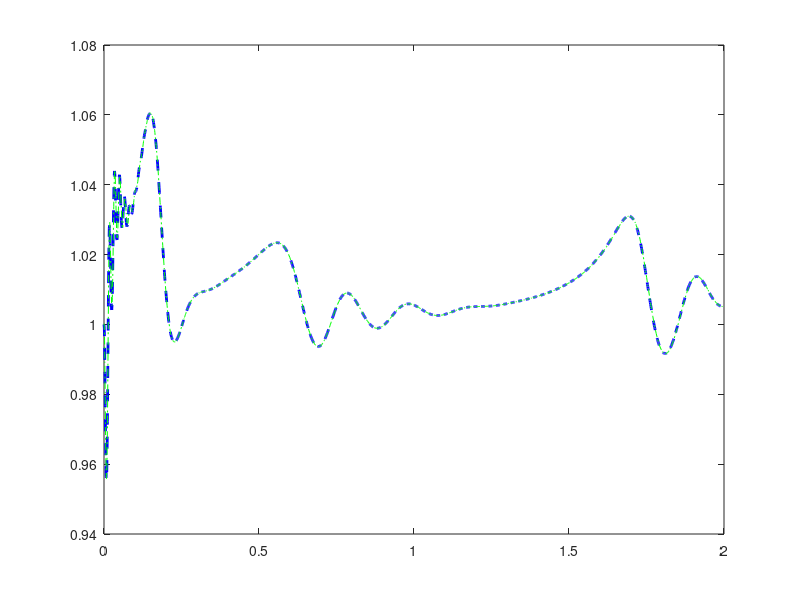

Write MATLAB code to recreate this figure.
function RunModifiedEulerGen
%stable for hmin = 1e-3
%Given machine parameters
Rs = 0.01524;
Ll = 0.01524;
Lmd = 2.81;
Lmq = 1.64;
Rfd = 0.004319;
Llfd = 0.531;
Rkd = 0.2343;
Llkd = 2.655;
Rkq1 = 0.03365;
Llkq1 = 0.2408;
H = 0.3222;
Rkq2 = 0.03365;


%Network reference frame stator terminal voltages
V_d = 1;
V_q = 0;
Pm = 0.8;%Input mechanical power
V_fd = 0.001;%Input field excitation
omega_b = 377;
omega_s = 1;

%needs h = 1e-4 
tspan = [0,2]; x0 = [zeros(7,1);1];
[t1,x1] = ode45(@RunDynamics,tspan,x0);

%Explicit method starts
t0 = tspan(1);tend = tspan(2);
x=[x0];t = t0; h=1e-3;
while t<=tend
    xnew = x(:,end) + h*RunDynamics(t,x(:,end));
    Fin = x(:,end) + (h/2)*(RunDynamics(t,x(:,end)) + RunDynamics(t,xnew));
    x = [x Fin];
    t = t+h
end
    
function dx = RunDynamics(t,x)
i_d=x(1); i_q = x(2); i_fd = x(3);
i_kd=x(4); i_kq1 = x(5); i_kq2 = x(6);
delta = x(7); omega = x(8);

dx = [ (omega_b*(Llfd*Llkd*V_q*cos(delta) - Llkd*Lmd*V_fd + Llfd*Lmd*V_q*cos(delta) + Llkd*Lmd*V_q*cos(delta) + Llfd*Llkd*V_d*sin(delta) + Llfd*Lmd*V_d*sin(delta) + Llkd*Lmd*V_d*sin(delta) + Llkd*Lmd*Rfd*i_fd + Llfd*Lmd*Rkd*i_kd - Llfd*Llkd*Rs*i_d - Llfd*Lmd*Rs*i_d - Llkd*Lmd*Rs*i_d + Ll*Llfd*Llkd*i_q*omega + Ll*Llfd*Lmd*i_q*omega + Ll*Llkd*Lmd*i_q*omega + Llfd*Llkd*Lmq*i_kq1*omega + Llfd*Llkd*Lmq*i_kq2*omega + Llfd*Llkd*Lmq*i_q*omega + Llfd*Lmd*Lmq*i_kq1*omega + Llfd*Lmd*Lmq*i_kq2*omega + Llkd*Lmd*Lmq*i_kq1*omega + Llkd*Lmd*Lmq*i_kq2*omega + Llfd*Lmd*Lmq*i_q*omega + Llkd*Lmd*Lmq*i_q*omega))/(Ll*Llfd*Llkd + Ll*Llfd*Lmd + Ll*Llkd*Lmd + Llfd*Llkd*Lmd);
                                                                                                                                                                                                                                                                                 -(omega_b*(Llkq1*Rs*i_q - Lmq*Rkq2*i_kq2 - Lmq*Rkq1*i_kq1 + 2*Lmq*Rs*i_q + Llkq1*V_d*cos(delta) + 2*Lmq*V_d*cos(delta) - Llkq1*V_q*sin(delta) - 2*Lmq*V_q*sin(delta) + Ll*Llkq1*i_d*omega + 2*Ll*Lmq*i_d*omega + Llkq1*Lmd*i_d*omega + Llkq1*Lmd*i_fd*omega + Llkq1*Lmd*i_kd*omega + 2*Lmd*Lmq*i_d*omega + 2*Lmd*Lmq*i_fd*omega + 2*Lmd*Lmq*i_kd*omega))/(Ll*Llkq1 + 2*Ll*Lmq + Llkq1*Lmq);
                                                                                                                                                                                                                                                                                                 -(omega_b*(Llkd*Lmd*V_q*cos(delta) - Ll*Lmd*V_fd - Llkd*Lmd*V_fd - Ll*Llkd*V_fd + Llkd*Lmd*V_d*sin(delta) + Ll*Llkd*Rfd*i_fd + Ll*Lmd*Rfd*i_fd + Llkd*Lmd*Rfd*i_fd - Ll*Lmd*Rkd*i_kd - Llkd*Lmd*Rs*i_d + Ll*Llkd*Lmd*i_q*omega + Llkd*Lmd*Lmq*i_kq1*omega + Llkd*Lmd*Lmq*i_kq2*omega + Llkd*Lmd*Lmq*i_q*omega))/(Ll*Llfd*Llkd + Ll*Llfd*Lmd + Ll*Llkd*Lmd + Llfd*Llkd*Lmd);
                                                                                                                                                                                                                                                                                                                                -(omega_b*(Ll*Lmd*V_fd + Llfd*Lmd*V_q*cos(delta) + Llfd*Lmd*V_d*sin(delta) - Ll*Lmd*Rfd*i_fd + Ll*Llfd*Rkd*i_kd + Ll*Lmd*Rkd*i_kd + Llfd*Lmd*Rkd*i_kd - Llfd*Lmd*Rs*i_d + Ll*Llfd*Lmd*i_q*omega + Llfd*Lmd*Lmq*i_kq1*omega + Llfd*Lmd*Lmq*i_kq2*omega + Llfd*Lmd*Lmq*i_q*omega))/(Ll*Llfd*Llkd + Ll*Llfd*Lmd + Ll*Llkd*Lmd + Llfd*Llkd*Lmd);
                                                                                                                                                                                                                                                                                                                                               (omega_b*(Llkq1*Lmq*V_d*cos(delta) - Llkq1*Lmq*V_q*sin(delta) - Ll*Llkq1*Rkq1*i_kq1 - Ll*Lmq*Rkq1*i_kq1 + Ll*Lmq*Rkq2*i_kq2 - Llkq1*Lmq*Rkq1*i_kq1 + Llkq1*Lmq*Rs*i_q + Ll*Llkq1*Lmq*i_d*omega + Llkq1*Lmd*Lmq*i_d*omega + Llkq1*Lmd*Lmq*i_fd*omega + Llkq1*Lmd*Lmq*i_kd*omega))/(Ll*Llkq1^2 + Llkq1^2*Lmq + 2*Ll*Llkq1*Lmq);
                                                                                                                                                                                                                                                                                                                                               (omega_b*(Llkq1*Lmq*V_d*cos(delta) - Llkq1*Lmq*V_q*sin(delta) - Ll*Llkq1*Rkq2*i_kq2 + Ll*Lmq*Rkq1*i_kq1 - Ll*Lmq*Rkq2*i_kq2 - Llkq1*Lmq*Rkq2*i_kq2 + Llkq1*Lmq*Rs*i_q + Ll*Llkq1*Lmq*i_d*omega + Llkq1*Lmd*Lmq*i_d*omega + Llkq1*Lmd*Lmq*i_fd*omega + Llkq1*Lmd*Lmq*i_kd*omega))/(Ll*Llkq1^2 + Llkq1^2*Lmq + 2*Ll*Llkq1*Lmq);
                                                                                                                                                                                                                                                                                                                                                                                                                                                                                                                                                                                                                                                  omega_b*(omega - omega_s);
                                                                                                                                                                                                                                                                                                                                                                                                                                                                                                                                                                           (i_q*(V_d*cos(delta) - V_q*sin(delta)) - i_d*(V_q*cos(delta) + V_d*sin(delta)) + Pm/omega)/(2*H)];

end
t = linspace(t0,tend,size(x,2));
plot(t,x(8,:),'b--','linewidth',2);hold on;
plot(t1,x1(:,8),'g-.')
end